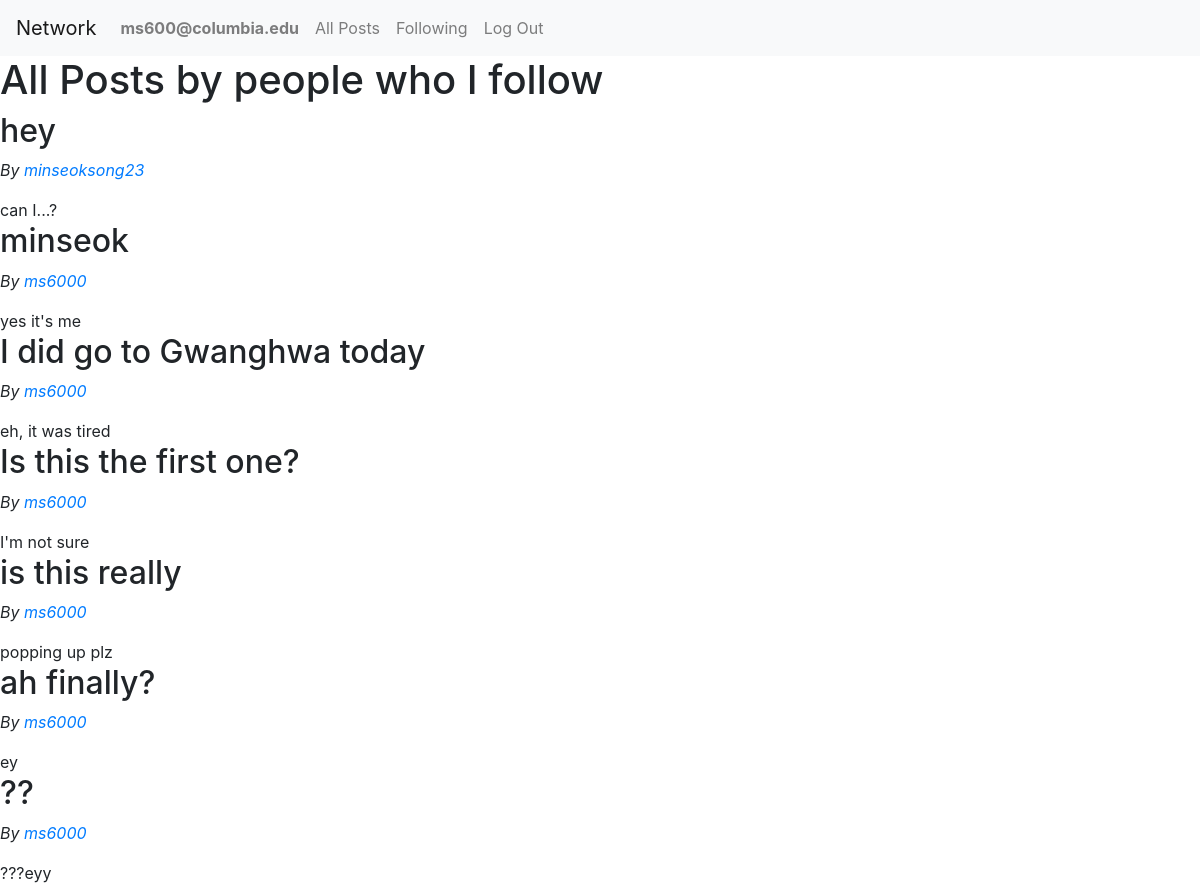
Page /follow (signed in) on the earlier database version.
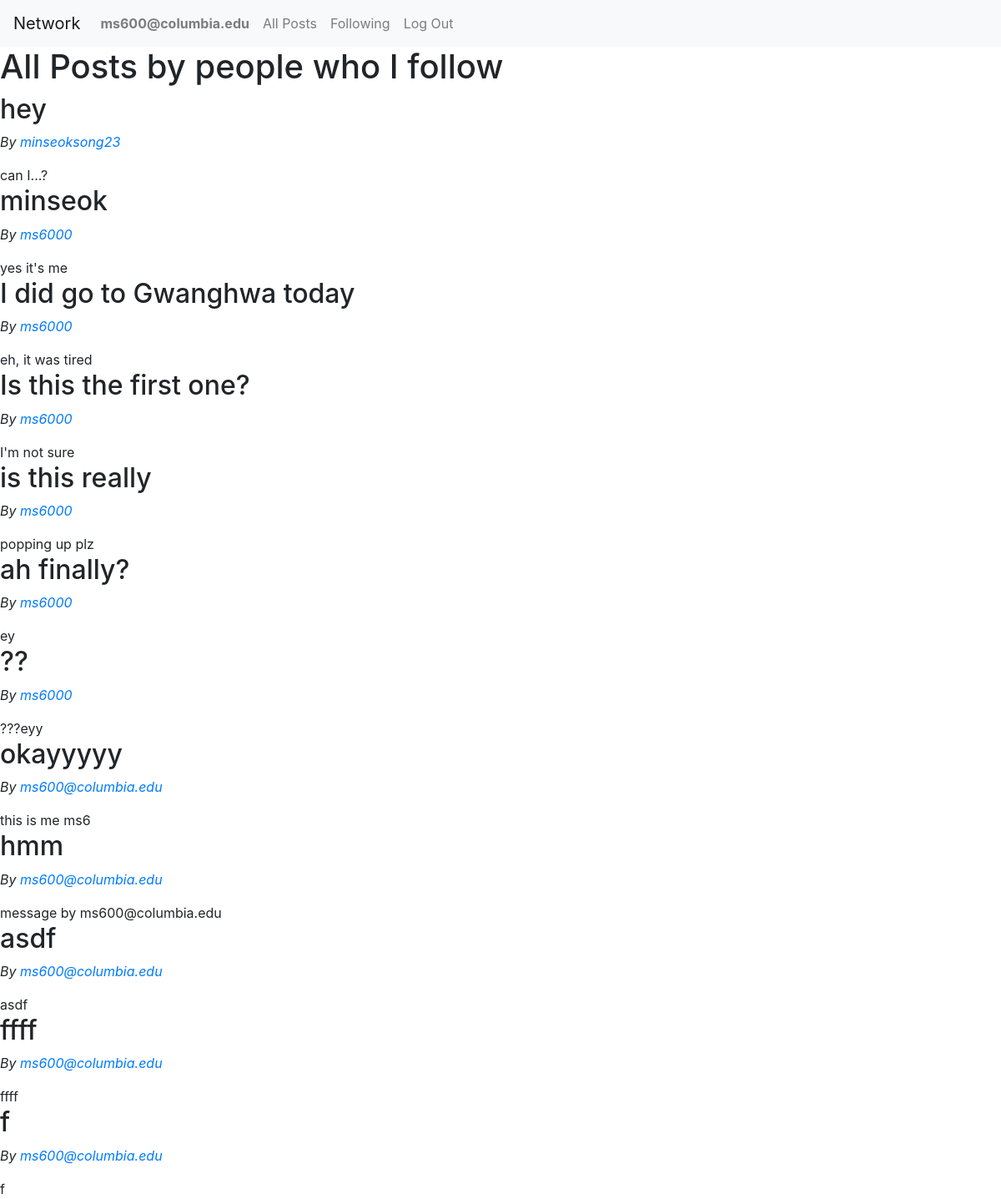
Same page on the later database version.
### network/models.py (models this page shows)
class Post(models.Model):
    creator = models.ForeignKey(
            settings.AUTH_USER_MODEL,
            on_delete = models.CASCADE,
            related_name = "post")
    likes = models.IntegerField(default = 0)
    title = models.CharField(max_length=255)
    content = models.TextField(blank=True)

class User(AbstractUser):
    following = models.ManyToManyField(
        "self",
        symmetrical=False,
        related_name="followers",
        blank=True
    )

### network/views.py (the view)
# urls.py: path("follow", views.follow, name="follow")
def follow(request):
    posts = Post.objects.filter(creator__in=request.user.following.all())
    return render(request, 'network/following.html', {
        "posts": posts
    })

### network/templates/network/following.html
{% extends "network/layout.html" %}
{% load static %}
{% block body %}
<h1>All Posts by people who I follow</h1>
{% for post in posts %}
<div class="post-item">
    <h2>{{ post.title }}</h2>
    <p><em>By <a href={% url 'profile' post.creator.id %}>{{ post.creator }}</a></em></p>
    <div>{{ post.content }}</div>
</div>
{% endfor %}
{% endblock %}

Differences in the rows shown:
now on this page (row unchanged): Post: title "okayyyyy", creator "ms600@columbia.edu", content "this is me ms6"
added Post: title "hmm", creator "ms600@columbia.edu", content "message by ms600@columbia.edu"
added Post: title "asdf", creator "ms600@columbia.edu", content "asdf"
added Post: title "ffff", creator "ms600@columbia.edu", content "ffff"
added Post: title "f", creator "ms600@columbia.edu", content "f"
